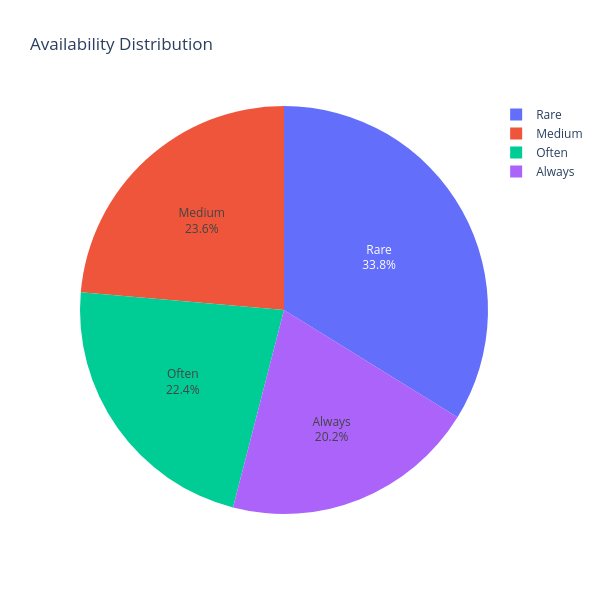

The cell this chart's notebook holds for it:
### Code cell
print("Availability distribution")
# Add a column that categorizes availability into 4 levels
availability = df.withColumn(
    "availability_level",
    when(col("availability_365") <= 30, "Rare")
    .when(col("availability_365") <= 150, "Medium")
    .when(col("availability_365") <= 300, "Often")
    .otherwise("Always")
)
# Calculating the number of properties at each level
availability_count = availability.groupBy("availability_level").agg(
        count("*").alias("total_units"),
        round(avg("price"), 2).alias("avg_price")
    ) .orderBy(col("availability_level")) .collect()

# Convert to lists for plotting
levels = [row["availability_level"] for row in availability_count]
counts = [row["total_units"] for row in availability_count]

fig = px.pie(
    names=levels,
    values=counts,
    title="Availability Distribution"
)

fig.update_traces(textposition='inside', textinfo='percent+label')
fig.update_layout(width=600, height=600)

fig.show()

### Figure 1 — Plotly figure (JSON) as saved in the notebook; plotly's stock layout.template omitted (floating-point values rounded to 4 significant figures)
{"data": [{"domain": {"x": [0, 1], "y": [0, 1]}, "hovertemplate": "label=%{label}<br>value=%{value}<extra></extra>", "labels": ["Always", "Medium", "Often", "Rare"], "legendgroup": "", "name": "", "showlegend": true, "textinfo": "percent+label", "textposition": "inside", "type": "pie", "values": [20050, 23429, 22193, 33550]}], "layout": {"height": 600, "legend": {"tracegroupgap": 0}, "title": {"text": "Availability Distribution"}, "width": 600}}
